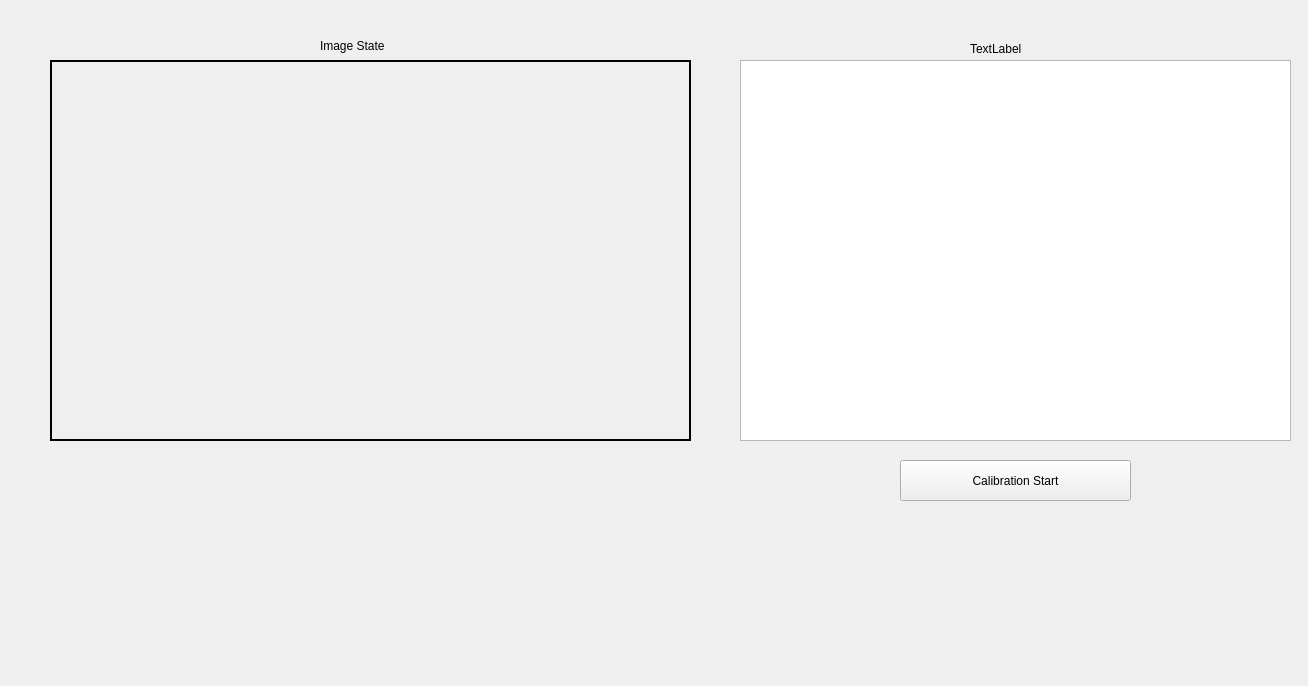
<?xml version="1.0" encoding="UTF-8"?>
<ui version="4.0">
 <class>campus_gui</class>
 <widget class="QWidget" name="campus_gui">
  <property name="geometry">
   <rect>
    <x>0</x>
    <y>0</y>
    <width>1308</width>
    <height>686</height>
   </rect>
  </property>
  <property name="windowTitle">
   <string>Form</string>
  </property>
  <widget class="QPushButton" name="Calubration_Start_BT">
   <property name="geometry">
    <rect>
     <x>900</x>
     <y>460</y>
     <width>231</width>
     <height>41</height>
    </rect>
   </property>
   <property name="text">
    <string>Calibration Start</string>
   </property>
  </widget>
  <widget class="QLabel" name="label_pic">
   <property name="geometry">
    <rect>
     <x>50</x>
     <y>60</y>
     <width>641</width>
     <height>381</height>
    </rect>
   </property>
   <property name="autoFillBackground">
    <bool>true</bool>
   </property>
   <property name="frameShape">
    <enum>QFrame::Box</enum>
   </property>
   <property name="lineWidth">
    <number>2</number>
   </property>
   <property name="text">
    <string/>
   </property>
  </widget>
  <widget class="QLabel" name="label_image_state">
   <property name="geometry">
    <rect>
     <x>320</x>
     <y>20</y>
     <width>91</width>
     <height>51</height>
    </rect>
   </property>
   <property name="text">
    <string>Image State</string>
   </property>
  </widget>
  <widget class="QLabel" name="label_log">
   <property name="geometry">
    <rect>
     <x>970</x>
     <y>40</y>
     <width>67</width>
     <height>17</height>
    </rect>
   </property>
   <property name="text">
    <string>TextLabel</string>
   </property>
  </widget>
  <widget class="QTextEdit" name="textEdit_log">
   <property name="geometry">
    <rect>
     <x>740</x>
     <y>60</y>
     <width>551</width>
     <height>381</height>
    </rect>
   </property>
  </widget>
 </widget>
 <resources/>
 <connections/>
</ui>
